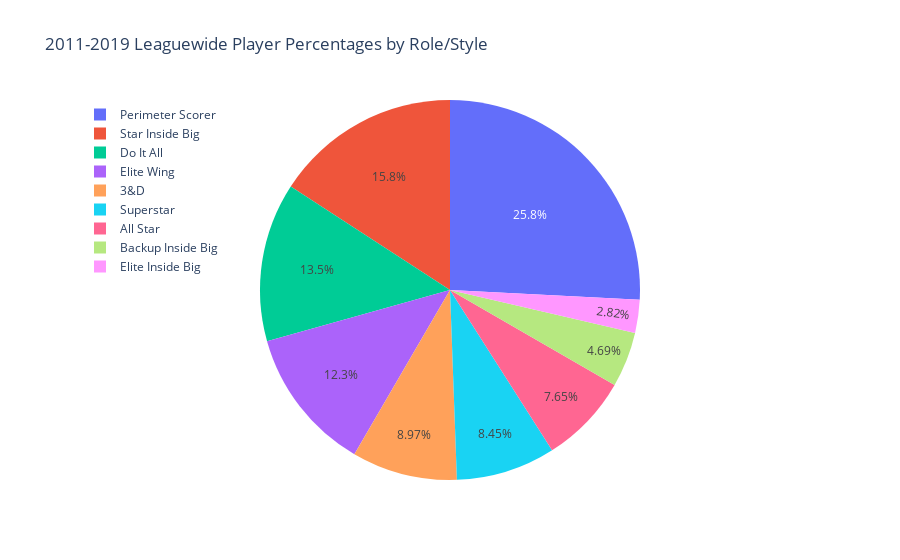

The cell this chart's notebook holds for it:
### Code cell
st.header('2011-2019 Leaguewide Player Percentages by Role/Style')
labels = dfclustR.Role.unique()
values = dfclustR['Role'].value_counts(normalize=False)

fig6 = go.Figure(data =[go.Pie(labels=labels, values=values)])
fig6.update_layout(
    title='2011-2019 Leaguewide Player Percentages by Role/Style',
    legend=dict(
        x=0,
        y=1.0,
        bgcolor='rgba(255, 255, 255, 0)',
        bordercolor='rgba(255, 255, 255, 0)'
    ),
    barmode='group',
    bargap=0.15, # gap between bars of adjacent location coordinates.
    bargroupgap=0.1 # gap between bars of the same location coordinate.
)
st.write(fig6)
fig6.show()

### Figure 1 — Plotly figure (JSON) as saved in the notebook; plotly's stock layout.template omitted (floating-point values rounded to 4 significant figures)
{"data": [{"labels": ["Perimeter Scorer", "Star Inside Big", "Do It All", "Elite Wing", "3&D", "Superstar", "All Star", "Backup Inside Big", "Elite Inside Big"], "type": "pie", "values": [935, 573, 490, 444, 325, 306, 277, 170, 102]}], "layout": {"bargap": 0.15, "bargroupgap": 0.1, "barmode": "group", "legend": {"bgcolor": "rgba(255, 255, 255, 0)", "bordercolor": "rgba(255, 255, 255, 0)", "x": 0, "y": 1}, "title": {"text": "2011-2019 Leaguewide Player Percentages by Role/Style"}}}
